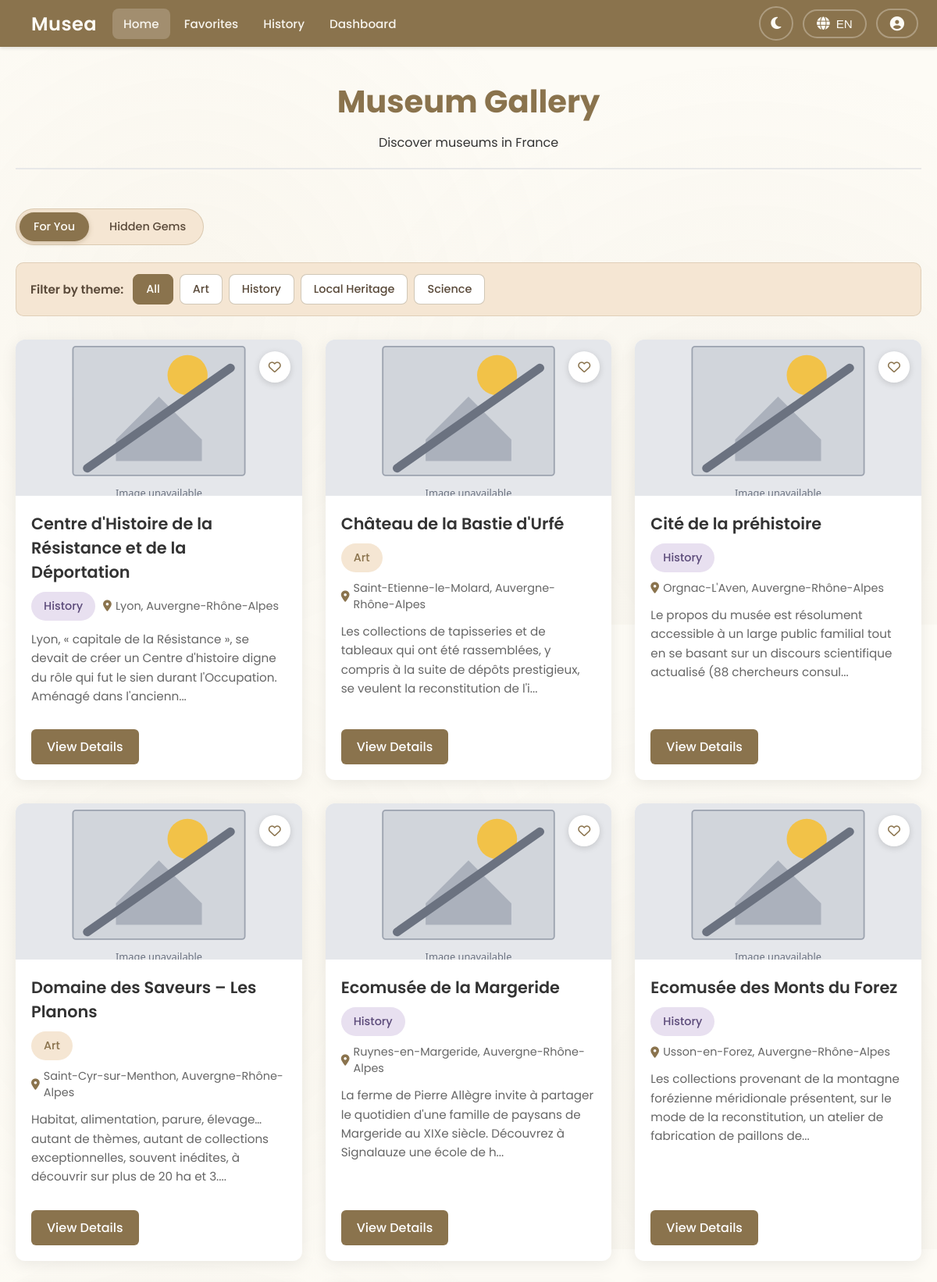
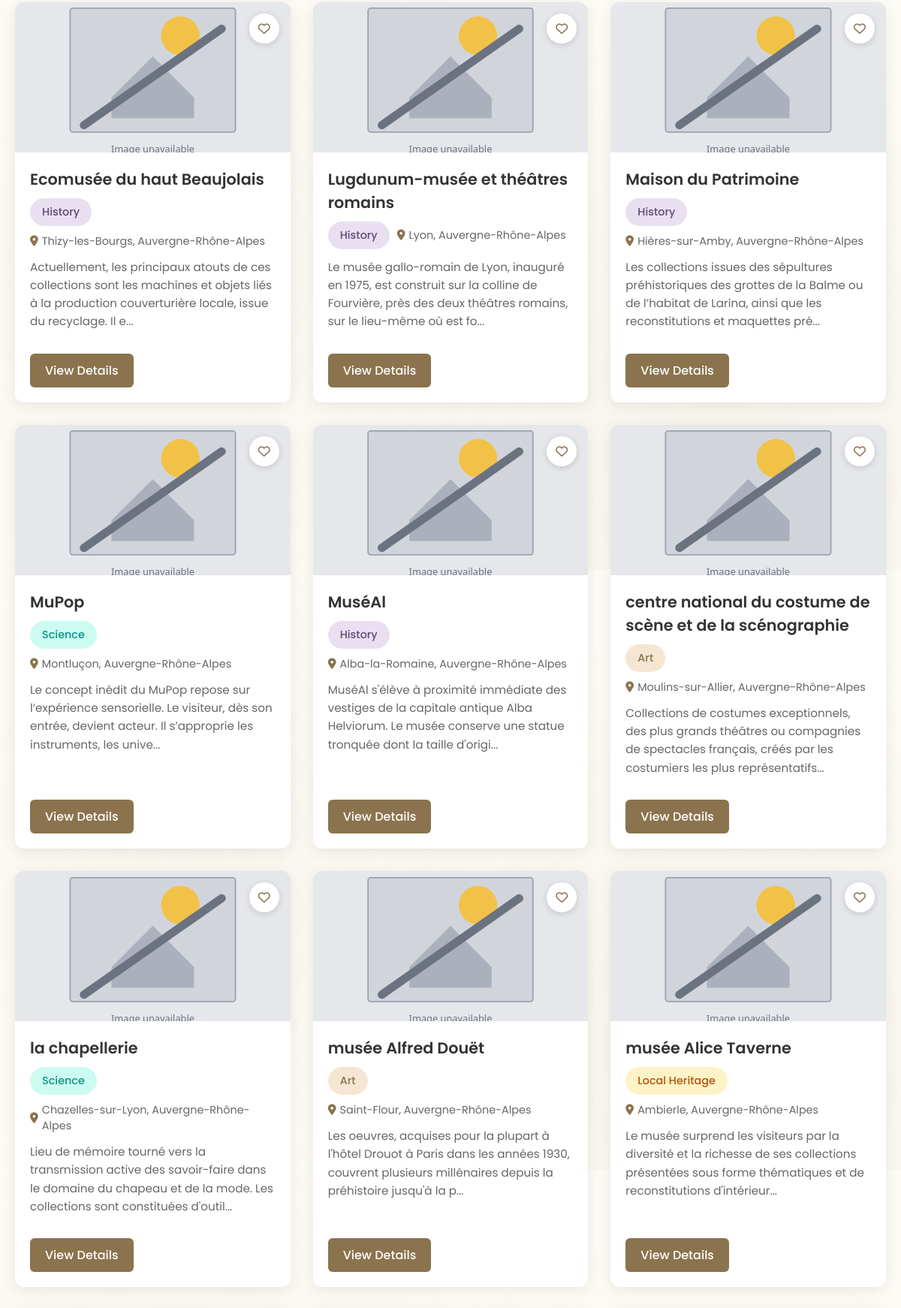
The app's page /museum_gallery (upper part) with its own data (2 pictures, top to bottom).
### tables this page shows
CREATE TABLE museums (
    id INTEGER PRIMARY KEY AUTOINCREMENT,
    identifiant TEXT UNIQUE,
    name TEXT NOT NULL,
    region TEXT,
    theme TEXT,
    latitude REAL,
    longitude REAL,
    popularity_score INTEGER DEFAULT 0,
    location TEXT,
    description TEXT,
    created_at TIMESTAMP DEFAULT CURRENT_TIMESTAMP
, website TEXT, image_url TEXT, thumbs_up INTEGER DEFAULT 0, thumbs_down INTEGER DEFAULT 0);

### app.py (the view, shortened to what this page needs)
@app.route('/museum_gallery')
def museum_gallery():
    theme_param = (request.args.get('theme') or '').strip()
    current_tab = (request.args.get('tab') or 'for_you').strip().lower()
    show_all = (request.args.get('show_all') or '').strip() == '1'
    user_id = session.get('user_id')
    user_profile = db_manager.get_user_profile(user_id) if user_id else None
    context = detect_context(request)
    active_settings = get_active_settings(
        user_profile=dict(user_profile) if user_profile else None,
        context=context
    )
    max_results = active_settings['max_results']
    short_session = context.get('time_available', 60) <= 15
    if theme_param:
        museums = db_manager.get_museums_by_theme(theme_param)
    elif current_tab == 'hidden':
        hidden_limit = max_results
        if short_session or show_all:
            hidden_limit = max(hidden_limit, 100)
        museums = db_manager.get_hidden_gems(user_id=user_id, max_results=hidden_limit)
    else:
        museums = sorted(
            db_manager.get_all_museums(),
            key=lambda m: (-(m.get('popularity_score') or 0), (m.get('name') or "")),
        )
    if user_id:
        museums = db_manager._annotate_and_filter_by_distance(user_id, museums, max_km=50.0)
    has_more = False
    if short_session and not show_all:
        limited = museums[:max_results]
        has_more = len(museums) > len(limited)
    else:
        limited = museums
    see_more_url = None
    available_themes = db_manager.get_distinct_themes()
    adaptation_log = get_adaptation_log_message(active_settings)
    return render_template(
        'museum_gallery.html',
        museums=limited,
        settings=active_settings,
        adaptation_log=adaptation_log,
        available_themes=available_themes,
        current_theme=theme_param or None,
        current_tab=current_tab,
        has_more=has_more,
        see_more_url=see_more_url,
    )

### adaptation.py (called while the page is built, shortened)
def get_adaptation_log_message(settings):
    if not settings.get('adaptation_reasons'):
        return None  # Don't show log if no adaptations

def detect_context(request):
    context = {
        'device': 'desktop',
        'connection_quality': 'good',
        'time_available': session.get('time_available_minutes', 60)  # Default to 60 minutes
    }
    user_agent = request.headers.get('User-Agent', '').lower()
    if 'mobile' in user_agent or 'android' in user_agent or 'iphone' in user_agent:
        context['device'] = 'mobile'
    elif 'tablet' in user_agent or 'ipad' in user_agent:
        context['device'] = 'tablet'
    connection_quality = request.args.get('connection_quality') or 'good'
    context['connection_quality'] = connection_quality
    time_available = request.args.get('time_available')
    if time_available:
        try:
            context['time_available'] = int(time_available)
        except ValueError:
            pass
    return context

### app.py (called while the page is built)
@app.template_filter('museum_image_url')
def museum_image_url(museum):
    if not museum:
        return url_for('static', filename='placeholder.svg')
    img = (museum.get('image_url') or '').strip()
    if img:
        return img
    theme = (museum.get('theme') or '').strip()
    defaults = {
        'Art': 'https://images.unsplash.com/photo-1536924940846-227afb31e2a5?w=640',
        'History': 'https://images.unsplash.com/photo-1457369804613-52c61a468e7d?w=640',
        'Science': 'https://images.unsplash.com/photo-1635070041078-e363dbe005cb?w=640',
        'Local Heritage': 'https://images.unsplash.com/photo-1578662996442-48f60103fc96?w=640',
    }
    return defaults.get(theme) or url_for('static', filename='placeholder.svg')

@app.context_processor
def inject_logged_in():
    return {'logged_in': bool(session.get('user_id'))}

### db_manager.py (called while the page is built)
def _conn():
    c = sqlite3.connect(DB_PATH)
    c.row_factory = sqlite3.Row
    return c

def get_all_museums() -> List[Dict[str, Any]]:
    conn = _conn()
    try:
        try:
            conn.execute("ALTER TABLE museums ADD COLUMN image_url TEXT")
            conn.commit()
        except sqlite3.OperationalError:
            pass
        rows = conn.execute(
            "SELECT id, identifiant, name, region, theme, latitude, longitude, popularity_score, location, description, COALESCE(image_url, '') AS image_url FROM museums ORDER BY name"
        ).fetchall()
        return [_museum_row_to_dict(r) for r in rows]
    finally:
        conn.close()

### templates/museum_gallery.html (shortened to what this page needs)
<!DOCTYPE html>
<html lang="en">
<head>
    <link rel="stylesheet" href="https://cdnjs.cloudflare.com/ajax/libs/font-awesome/6.4.0/css/all.min.css">
    <link rel="stylesheet" href="{{ url_for('static', filename='style.css') }}">
</head>
<body data-logged-in="{{ 'true' if logged_in else 'false' }}">
    <div class="top-bar">
        <div class="top-bar-left">
            <a href="{{ url_for('museum_gallery') }}" style="text-decoration: none; color: inherit;">
                <div class="logo-container" style="cursor: pointer;">
                    <span class="logo-text">Musea</span>
                </div>
            </a>
            <nav class="main-nav">
            <a href="{{ url_for('museum_gallery') }}" class="nav-item active" data-en="Home" data-fr="Accueil">Home</a>
            <a href="{{ url_for('favorites') }}" class="nav-item" data-en="Favorites" data-fr="Favoris">Favorites</a>
            <a href="{{ url_for('history') }}" class="nav-item" data-en="History" data-fr="Historique">History</a>
            <a href="{{ url_for('view_user_profile') }}" class="nav-item" data-en="Dashboard" data-fr="Tableau de bord">Dashboard</a>
            </nav>
        </div>
        <div class="top-bar-right">
            <button class="dark-mode-btn" id="darkModeBtn" aria-label="Switch to dark mode" title="Dark mode">
                <i class="fas fa-moon"></i>
            </button>
            <div class="language-switcher">
                <button class="language-btn" id="languageBtn" aria-label="Change language">
                    <i class="fas fa-globe"></i>
                    <span id="currentLang">EN</span>
                </button>
            </div>
            <div class="profile-switcher">
                <button class="profile-btn" id="profileBtn" aria-label="Profile menu">
                    <i class="fas fa-user-circle"></i>
                </button>
            </div>
        </div>
    </div>
    <div class="container">
        <div class="gallery-header">
            <h1 data-en="Museum Gallery" data-fr="Galerie des musées">Museum Gallery</h1>
            <p data-en="Discover museums in France" data-fr="Découvrez les musées en France">Discover museums in France</p>
        </div>
        <div class="discovery-tabs">
            <a href="{{ url_for('museum_gallery') }}"
               class="discovery-tab {% if (current_tab or 'for_you') != 'hidden' %}active{% endif %}"
               data-en="For You"
               data-fr="Pour vous">
            </a>
            <a href="{{ url_for('museum_gallery', tab='hidden') }}"
               class="discovery-tab {% if current_tab == 'hidden' %}active{% endif %}"
               data-en="Hidden Gems"
               data-fr="Pépites cachées">
            </a>
        </div>
        {% if available_themes %}
        <div class="theme-filter-bar">
            <span class="theme-filter-label" data-en="Filter by theme:" data-fr="Filtrer par thème :">Filter by theme:</span>
            <div class="theme-filter-buttons">
                <a href="{{ url_for('museum_gallery') }}" class="theme-filter-btn {% if not current_theme %}active{% endif %}" data-en="All" data-fr="Tous">All</a>
                {% for theme in available_themes %}
                <a href="{{ url_for('museum_gallery', theme=theme) }}" class="theme-filter-btn {% if current_theme == theme %}active{% endif %}">{{ theme }}</a>
                {% endfor %}
            </div>
        </div>
        {% endif %}
        <div class="museum-gallery {% if settings.layout == 'list' %}museum-gallery-list{% endif %}">
            {% for museum in museums %}
            <div class="museum-card" data-museum-id="{{ museum.id }}">
                {% if settings.show_images %}
                <div class="museum-card-image">
                    <img src="{{ museum | museum_image_url }}"
                         alt="{{ museum.name }}"
                         onerror="this.onerror=null; this.src='{{ url_for('static', filename='placeholder.svg') }}';">
                    <button class="favorite-btn" data-action="favorite" data-museum-id="{{ museum.id }}" aria-label="Add to favorites">
                        <i class="far fa-heart"></i>
                    </button>
                </div>
                {% endif %}
                <div class="museum-card-content">
                    <h3>{{ museum.name }}</h3>
                    <div class="museum-card-theme-location">
                        {% if museum.theme %}
                        <span class="museum-theme" data-theme="{{ museum.theme }}">{{ museum.theme }}</span>
                        {% endif %}
                        <p class="museum-location">
                            <i class="fas fa-map-marker-alt"></i> {{ museum.location }}
                        </p>
                    </div>
                    <p class="museum-description">
                        {% if settings.description_length == 'short' %}
                            {{ museum.description[:80] }}...
                        {% else %}
                            {{ museum.description[:150] }}...
                        {% endif %}
                    </p>
                    <div class="museum-card-actions">
                        <a href="{{ url_for('museum_detail', museum_id=museum.id) }}"
                           class="view-details-btn"
                           data-action="view-details"
                           data-museum-id="{{ museum.id }}"
                           data-en="View Details"
                           data-fr="Voir les détails">
                        </a>
                    </div>
                </div>
            </div>
            {% endfor %}
        </div>
    </div>
</body>
</html>

### records on screen
museums: theme "Art", name "Château de la Bastie d'Urfé", location "Saint-Etienne-le-Molard, Auvergne-Rhône-Alpes", description "Les collections de tapisseries et de tableaux qui ont été rassemblées, y compris à la suite de dépôts prestigieux, se veulent la reconstitution de l'i"
museums: theme "History", name "Centre d'Histoire de la Résistance et de la Déportation", location "Lyon, Auvergne-Rhône-Alpes", description "Lyon, « capitale de la Résistance », se devait de créer un Centre d'histoire digne du rôle qui fut le sien durant l'Occupation. Aménagé dans l'ancienn"
museums: theme "Local Heritage", name "musée Alice Taverne", location "Ambierle, Auvergne-Rhône-Alpes", description "Le musée surprend les visiteurs par la diversité et la richesse de ses collections présentées sous forme thématiques et de reconstitutions d'intérieur"
museums: theme "Science", name "MuPop", location "Montluçon, Auvergne-Rhône-Alpes", description "Le concept inédit du MuPop repose sur l’expérience sensorielle. Le visiteur, dès son entrée, devient acteur. Il s’approprie les instruments, les unive"
museums: name "Cité de la préhistoire", theme "History", location "Orgnac-L'Aven, Auvergne-Rhône-Alpes", description "Le propos du musée est résolument accessible à un large public familial tout en se basant sur un discours scientifique actualisé (88 chercheurs consul"
museums: name "Domaine des Saveurs – Les Planons", theme "Art", location "Saint-Cyr-sur-Menthon, Auvergne-Rhône-Alpes", description "Habitat, alimentation, parure, élevage… autant de thèmes, autant de collections exceptionnelles, souvent inédites, à découvrir sur plus de 20 ha et 3."
museums: name "Ecomusée de la Margeride", theme "History", location "Ruynes-en-Margeride, Auvergne-Rhône-Alpes", description "La ferme de Pierre Allègre invite à partager le quotidien d'une famille de paysans de Margeride au XIXe siècle. Découvrez à Signalauze une école de h"
museums: name "Ecomusée des Monts du Forez", theme "History", location "Usson-en-Forez, Auvergne-Rhône-Alpes", description "Les collections provenant de la montagne forézienne méridionale présentent, sur le mode de la reconstitution, un atelier de fabrication de paillons de"
museums: name "Ecomusée du haut Beaujolais", theme "History", location "Thizy-les-Bourgs, Auvergne-Rhône-Alpes", description "Actuellement, les principaux atouts de ces collections sont les machines et objets liés à la production couverturière locale, issue du recyclage. Il e"
museums: name "Lugdunum-musée et théâtres romains", theme "History", location "Lyon, Auvergne-Rhône-Alpes", description "Le musée gallo-romain de Lyon, inauguré en 1975, est construit sur la colline de Fourvière, près des deux théâtres romains, sur le lieu-même où est fo"
museums: name "Maison du Patrimoine", theme "History", location "Hières-sur-Amby, Auvergne-Rhône-Alpes", description "Les collections issues des sépultures préhistoriques des grottes de la Balme ou de l’habitat de Larina, ainsi que les reconstitutions et maquettes pré"
museums: name "MuséAl", theme "History", location "Alba-la-Romaine, Auvergne-Rhône-Alpes", description "MuséAl s'élève à proximité immédiate des vestiges de la capitale antique Alba Helviorum. Le musée conserve une statue tronquée dont la taille d'origi"
museums: name "centre national du costume de scène et de la scénographie", theme "Art", location "Moulins-sur-Allier, Auvergne-Rhône-Alpes", description "Collections de costumes exceptionnels, des plus grands théâtres ou compagnies de spectacles français, créés par les costumiers les plus représentatifs"
museums: name "la chapellerie", theme "Science", location "Chazelles-sur-Lyon, Auvergne-Rhône-Alpes", description "Lieu de mémoire tourné vers la transmission active des savoir-faire dans le domaine du chapeau et de la mode. Les collections sont constituées d'outil"
museums: name "musée Alfred Douët", theme "Art", location "Saint-Flour, Auvergne-Rhône-Alpes", description "Les oeuvres, acquises pour la plupart à l'hôtel Drouot à Paris dans les années 1930, couvrent plusieurs millénaires depuis la préhistoire jusqu'à la p"
